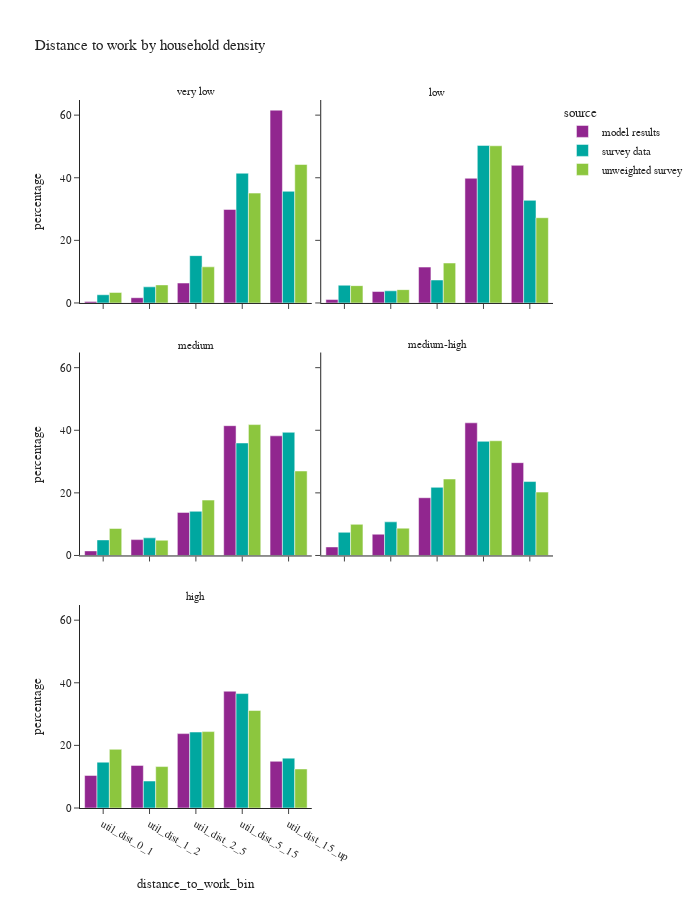

Notebook code cell kept with this figure:
### Markdown cell above
- Household density represents the household density of a person's home location

### Code cell
df_plot = per_data.loc[(per_data['is_worker']) & (per_data['distance_to_work_bin'] != float('nan'))].groupby(['source','hh_density_group','distance_to_work_bin'])['person_weight'].sum().reset_index()
df_plot['percentage'] = df_plot.groupby(['source','hh_density_group'], group_keys=False)['person_weight']. \
    apply(lambda x: 100 * x / float(x.sum()))
# df_plot

fig = px.bar(df_plot, x="distance_to_work_bin", y="percentage", color="source",barmode="group",
             facet_col="hh_density_group", facet_col_wrap=2,
             title="Distance to work by household density")
fig.for_each_annotation(lambda a: a.update(text = a.text.split("=")[-1]))
fig.update_layout(height=900, width=700, font=dict(size=11))
fig.show()

### Figure 1 — Plotly figure (JSON) as saved in the notebook; plotly's stock layout.template omitted (floating-point values rounded to 4 significant figures)
{"data": [{"alignmentgroup": "True", "hovertemplate": "source=model results<br>hh_density_group=very low<br>distance_to_work_bin=%{x}<br>percentage=%{y}<extra></extra>", "legendgroup": "model results", "marker": {"color": "#91268F", "pattern": {"shape": ""}}, "name": "model results", "offsetgroup": "model results", "orientation": "v", "showlegend": true, "textposition": "auto", "type": "bar", "x": ["util_dist_0_1", "util_dist_1_2", "util_dist_2_5", "util_dist_5_15", "util_dist_15_up"], "xaxis": "x5", "y": [0.4841, 1.677, 6.365, 29.88, 61.6], "yaxis": "y5"}, {"alignmentgroup": "True", "hovertemplate": "source=model results<br>hh_density_group=low<br>distance_to_work_bin=%{x}<br>percentage=%{y}<extra></extra>", "legendgroup": "model results", "marker": {"color": "#91268F", "pattern": {"shape": ""}}, "name": "model results", "offsetgroup": "model results", "orientation": "v", "showlegend": false, "textposition": "auto", "type": "bar", "x": ["util_dist_0_1", "util_dist_1_2", "util_dist_2_5", "util_dist_5_15", "util_dist_15_up"], "xaxis": "x6", "y": [1.087, 3.655, 11.46, 39.83, 43.97], "yaxis": "y6"}, {"alignmentgroup": "True", "hovertemplate": "source=model results<br>hh_density_group=medium<br>distance_to_work_bin=%{x}<br>percentage=%{y}<extra></extra>", "legendgroup": "model results", "marker": {"color": "#91268F", "pattern": {"shape": ""}}, "name": "model results", "offsetgroup": "model results", "orientation": "v", "showlegend": false, "textposition": "auto", "type": "bar", "x": ["util_dist_0_1", "util_dist_1_2", "util_dist_2_5", "util_dist_5_15", "util_dist_15_up"], "xaxis": "x3", "y": [1.469, 5.071, 13.77, 41.47, 38.22], "yaxis": "y3"}, {"alignmentgroup": "True", "hovertemplate": "source=model results<br>hh_density_group=medium-high<br>distance_to_work_bin=%{x}<br>percentage=%{y}<extra></extra>", "legendgroup": "model results", "marker": {"color": "#91268F", "pattern": {"shape": ""}}, "name": "model results", "offsetgroup": "model results", "orientation": "v", "showlegend": false, "textposition": "auto", "type": "bar", "x": ["util_dist_0_1", "util_dist_1_2", "util_dist_2_5", "util_dist_5_15", "util_dist_15_up"], "xaxis": "x4", "y": [2.73, 6.794, 18.45, 42.38, 29.65], "yaxis": "y4"}, {"alignmentgroup": "True", "hovertemplate": "source=model results<br>hh_density_group=high<br>distance_to_work_bin=%{x}<br>percentage=%{y}<extra></extra>", "legendgroup": "model results", "marker": {"color": "#91268F", "pattern": {"shape": ""}}, "name": "model results", "offsetgroup": "model results", "orientation": "v", "showlegend": false, "textposition": "auto", "type": "bar", "x": ["util_dist_0_1", "util_dist_1_2", "util_dist_2_5", "util_dist_5_15", "util_dist_15_up"], "xaxis": "x", "y": [10.4, 13.61, 23.76, 37.31, 14.92], "yaxis": "y"}, {"alignmentgroup": "True", "hovertemplate": "source=survey data<br>hh_density_group=very low<br>distance_to_work_bin=%{x}<br>percentage=%{y}<extra></extra>", "legendgroup": "survey data", "marker": {"color": "#00A7A0", "pattern": {"shape": ""}}, "name": "survey data", "offsetgroup": "survey data", "orientation": "v", "showlegend": true, "textposition": "auto", "type": "bar", "x": ["util_dist_0_1", "util_dist_1_2", "util_dist_2_5", "util_dist_5_15", "util_dist_15_up"], "xaxis": "x5", "y": [2.621, 5.15, 15.12, 41.44, 35.67], "yaxis": "y5"}, {"alignmentgroup": "True", "hovertemplate": "source=survey data<br>hh_density_group=low<br>distance_to_work_bin=%{x}<br>percentage=%{y}<extra></extra>", "legendgroup": "survey data", "marker": {"color": "#00A7A0", "pattern": {"shape": ""}}, "name": "survey data", "offsetgroup": "survey data", "orientation": "v", "showlegend": false, "textposition": "auto", "type": "bar", "x": ["util_dist_0_1", "util_dist_1_2", "util_dist_2_5", "util_dist_5_15", "util_dist_15_up"], "xaxis": "x6", "y": [5.663, 3.883, 7.338, 50.34, 32.78], "yaxis": "y6"}, {"alignmentgroup": "True", "hovertemplate": "source=survey data<br>hh_density_group=medium<br>distance_to_work_bin=%{x}<br>percentage=%{y}<extra></extra>", "legendgroup": "survey data", "marker": {"color": "#00A7A0", "pattern": {"shape": ""}}, "name": "survey data", "offsetgroup": "survey data", "orientation": "v", "showlegend": false, "textposition": "auto", "type": "bar", "x": ["util_dist_0_1", "util_dist_1_2", "util_dist_2_5", "util_dist_5_15", "util_dist_15_up"], "xaxis": "x3", "y": [4.975, 5.625, 14.11, 35.94, 39.35], "yaxis": "y3"}, {"alignmentgroup": "True", "hovertemplate": "source=survey data<br>hh_density_group=medium-high<br>distance_to_work_bin=%{x}<br>percentage=%{y}<extra></extra>", "legendgroup": "survey data", "marker": {"color": "#00A7A0", "pattern": {"shape": ""}}, "name": "survey data", "offsetgroup": "survey data", "orientation": "v", "showlegend": false, "textposition": "auto", "type": "bar", "x": ["util_dist_0_1", "util_dist_1_2", "util_dist_2_5", "util_dist_5_15", "util_dist_15_up"], "xaxis": "x4", "y": [7.404, 10.75, 21.77, 36.47, 23.61], "yaxis": "y4"}, {"alignmentgroup": "True", "hovertemplate": "source=survey data<br>hh_density_group=high<br>distance_to_work_bin=%{x}<br>percentage=%{y}<extra></extra>", "legendgroup": "survey data", "marker": {"color": "#00A7A0", "pattern": {"shape": ""}}, "name": "survey data", "offsetgroup": "survey data", "orientation": "v", "showlegend": false, "textposition": "auto", "type": "bar", "x": ["util_dist_0_1", "util_dist_1_2", "util_dist_2_5", "util_dist_5_15", "util_dist_15_up"], "xaxis": "x", "y": [14.64, 8.613, 24.26, 36.55, 15.93], "yaxis": "y"}, {"alignmentgroup": "True", "hovertemplate": "source=unweighted survey<br>hh_density_group=very low<br>distance_to_work_bin=%{x}<br>percentage=%{y}<extra></extra>", "legendgroup": "unweighted survey", "marker": {"color": "#8CC63E", "pattern": {"shape": ""}}, "name": "unweighted survey", "offsetgroup": "unweighted survey", "orientation": "v", "showlegend": true, "textposition": "auto", "type": "bar", "x": ["util_dist_0_1", "util_dist_1_2", "util_dist_2_5", "util_dist_5_15", "util_dist_15_up"], "xaxis": "x5", "y": [3.365, 5.769, 11.54, 35.1, 44.23], "yaxis": "y5"}, {"alignmentgroup": "True", "hovertemplate": "source=unweighted survey<br>hh_density_group=low<br>distance_to_work_bin=%{x}<br>percentage=%{y}<extra></extra>", "legendgroup": "unweighted survey", "marker": {"color": "#8CC63E", "pattern": {"shape": ""}}, "name": "unweighted survey", "offsetgroup": "unweighted survey", "orientation": "v", "showlegend": false, "textposition": "auto", "type": "bar", "x": ["util_dist_0_1", "util_dist_1_2", "util_dist_2_5", "util_dist_5_15", "util_dist_15_up"], "xaxis": "x6", "y": [5.532, 4.255, 12.77, 50.21, 27.23], "yaxis": "y6"}, {"alignmentgroup": "True", "hovertemplate": "source=unweighted survey<br>hh_density_group=medium<br>distance_to_work_bin=%{x}<br>percentage=%{y}<extra></extra>", "legendgroup": "unweighted survey", "marker": {"color": "#8CC63E", "pattern": {"shape": ""}}, "name": "unweighted survey", "offsetgroup": "unweighted survey", "orientation": "v", "showlegend": false, "textposition": "auto", "type": "bar", "x": ["util_dist_0_1", "util_dist_1_2", "util_dist_2_5", "util_dist_5_15", "util_dist_15_up"], "xaxis": "x3", "y": [8.628, 4.867, 17.7, 41.81, 26.99], "yaxis": "y3"}, {"alignmentgroup": "True", "hovertemplate": "source=unweighted survey<br>hh_density_group=medium-high<br>distance_to_work_bin=%{x}<br>percentage=%{y}<extra></extra>", "legendgroup": "unweighted survey", "marker": {"color": "#8CC63E", "pattern": {"shape": ""}}, "name": "unweighted survey", "offsetgroup": "unweighted survey", "orientation": "v", "showlegend": false, "textposition": "auto", "type": "bar", "x": ["util_dist_0_1", "util_dist_1_2", "util_dist_2_5", "util_dist_5_15", "util_dist_15_up"], "xaxis": "x4", "y": [9.948, 8.726, 24.43, 36.65, 20.24], "yaxis": "y4"}, {"alignmentgroup": "True", "hovertemplate": "source=unweighted survey<br>hh_density_group=high<br>distance_to_work_bin=%{x}<br>percentage=%{y}<extra></extra>", "legendgroup": "unweighted survey", "marker": {"color": "#8CC63E", "pattern": {"shape": ""}}, "name": "unweighted survey", "offsetgroup": "unweighted survey", "orientation": "v", "showlegend": false, "textposition": "auto", "type": "bar", "x": ["util_dist_0_1", "util_dist_1_2", "util_dist_2_5", "util_dist_5_15", "util_dist_15_up"], "xaxis": "x", "y": [18.75, 13.24, 24.41, 31.14, 12.47], "yaxis": "y"}], "layout": {"annotations": [{"font": {}, "showarrow": false, "text": "high", "x": 0.245, "xanchor": "center", "xref": "paper", "y": 0.2867, "yanchor": "bottom", "yref": "paper"}, {"font": {}, "showarrow": false, "text": "medium", "x": 0.245, "xanchor": "center", "xref": "paper", "y": 0.6433, "yanchor": "bottom", "yref": "paper"}, {"font": {}, "showarrow": false, "text": "medium-high", "x": 0.755, "xanchor": "center", "xref": "paper", "y": 0.6433, "yanchor": "bottom", "yref": "paper"}, {"font": {}, "showarrow": false, "text": "very low", "x": 0.245, "xanchor": "center", "xref": "paper", "y": 1.0, "yanchor": "bottom", "yref": "paper"}, {"font": {}, "showarrow": false, "text": "low", "x": 0.755, "xanchor": "center", "xref": "paper", "y": 1.0, "yanchor": "bottom", "yref": "paper"}], "barmode": "group", "font": {"size": 11}, "height": 900, "legend": {"title": {"text": "source"}, "tracegroupgap": 0}, "title": {"text": "Distance to work by household density"}, "width": 700, "xaxis": {"anchor": "y", "domain": [0.0, 0.49], "title": {"text": "distance_to_work_bin"}}, "xaxis2": {"anchor": "y2", "domain": [0.51, 1.0], "matches": "x", "title": {"text": "distance_to_work_bin"}}, "xaxis3": {"anchor": "y3", "domain": [0.0, 0.49], "matches": "x", "showticklabels": false}, "xaxis4": {"anchor": "y4", "domain": [0.51, 1.0], "matches": "x", "showticklabels": false}, "xaxis5": {"anchor": "y5", "domain": [0.0, 0.49], "matches": "x", "showticklabels": false}, "xaxis6": {"anchor": "y6", "domain": [0.51, 1.0], "matches": "x", "showticklabels": false}, "yaxis": {"anchor": "x", "domain": [0.0, 0.2867], "title": {"text": "percentage"}}, "yaxis2": {"anchor": "x2", "domain": [0.0, 0.2867], "matches": "y", "showticklabels": false}, "yaxis3": {"anchor": "x3", "domain": [0.3567, 0.6433], "matches": "y", "title": {"text": "percentage"}}, "yaxis4": {"anchor": "x4", "domain": [0.3567, 0.6433], "matches": "y", "showticklabels": false}, "yaxis5": {"anchor": "x5", "domain": [0.7133, 1.0], "matches": "y", "title": {"text": "percentage"}}, "yaxis6": {"anchor": "x6", "domain": [0.7133, 1.0], "matches": "y", "showticklabels": false}}}
